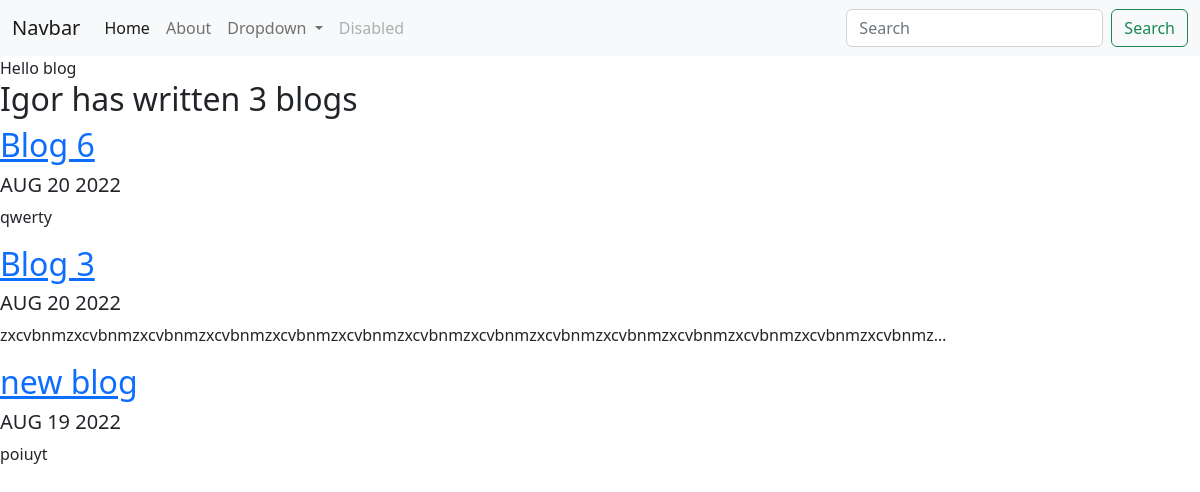
Screenshot of /blog/ with the database file from the repository.
### blog/models.py (models this page shows, shortened)
class Blog(models.Model):
    title = models.CharField(max_length=200)
    description = models.TextField()
    date = models.DateField()

### blog/views.py (the view)
# urls.py: path('', views.all_blogs, name='all_blogs'),
def all_blogs(request):
    blogs = Blog.objects.order_by('-date')
    return render(request, 'blog/all_blogs.html', {'blogs':blogs})

### blog/templates/blog/all_blogs.html
{% extends 'portfolio/base.html' %}
{% block content %}
Hello blog
<h2>Igor has written {{ blogs.count }} blog{{ blogs.count |pluralize }}</h2>
{% for blog in blogs %}
<a href="{% url 'blog:detail' blog.id %}"><h2>{{ blog.title }}</h2></a>
<h5>{{ blog.date|date:'M d Y'|upper }}</h5>
<p>{{ blog.description|striptags|truncatechars:100 }}</p>
{% endfor %}
{% endblock %}

### rows the page displays
Blog: title "Blog 6", date "AUG 20 2022", description "qwerty"
Blog: title "Blog 3", date "AUG 20 2022", description "zxcvbnmzxcvbnmzxcvbnmzxcvbnmzxcvbnmzxcvbnmzxcvbnmzxcvbnmzxcvbnmzxcvbnmzxcvbnmzxcvbnmzxcvbnmzxcvbnmz…"
Blog: title "new blog", date "AUG 19 2022", description "poiuyt"

### other values shown
{{ blogs.count }} "3"
